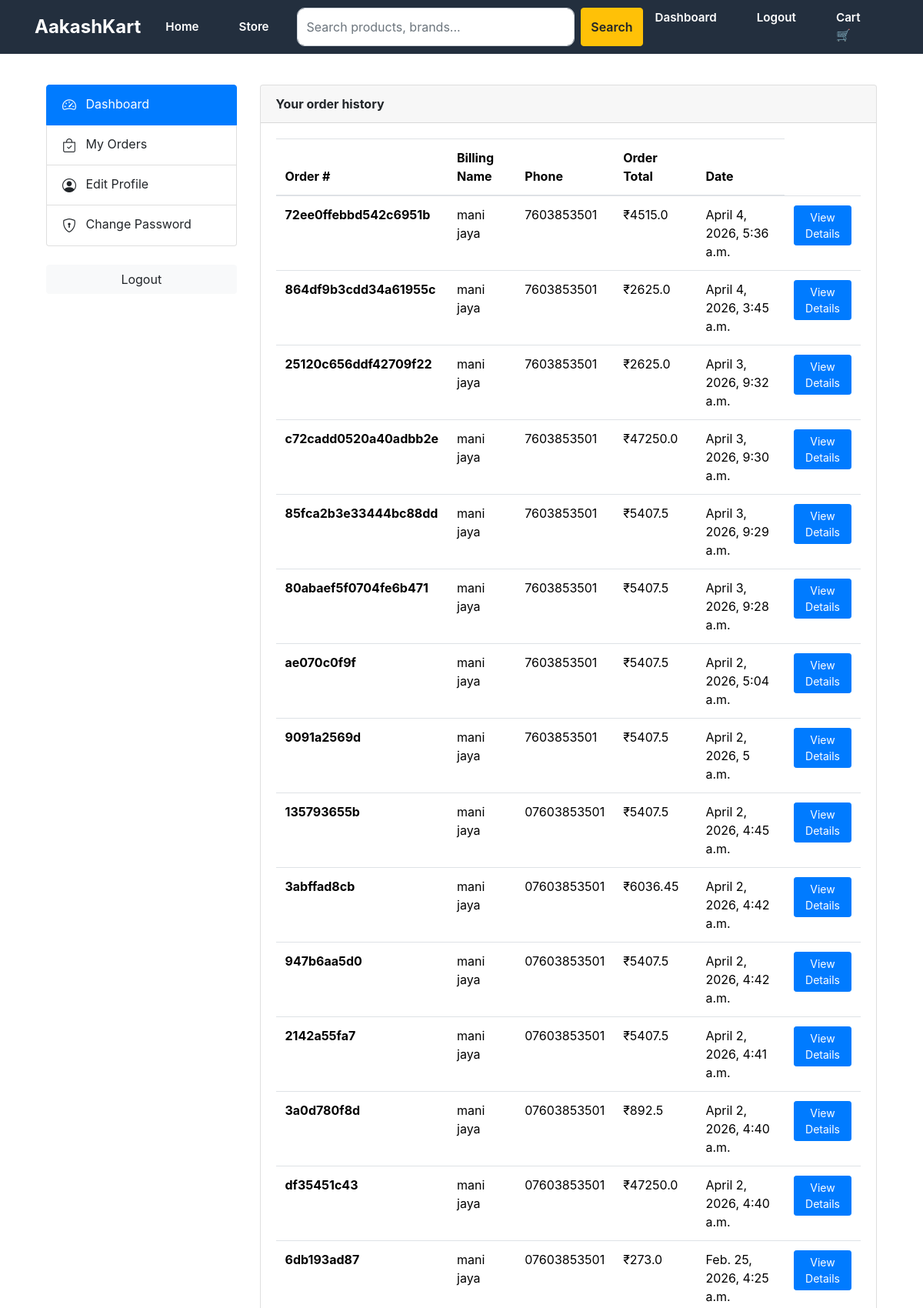
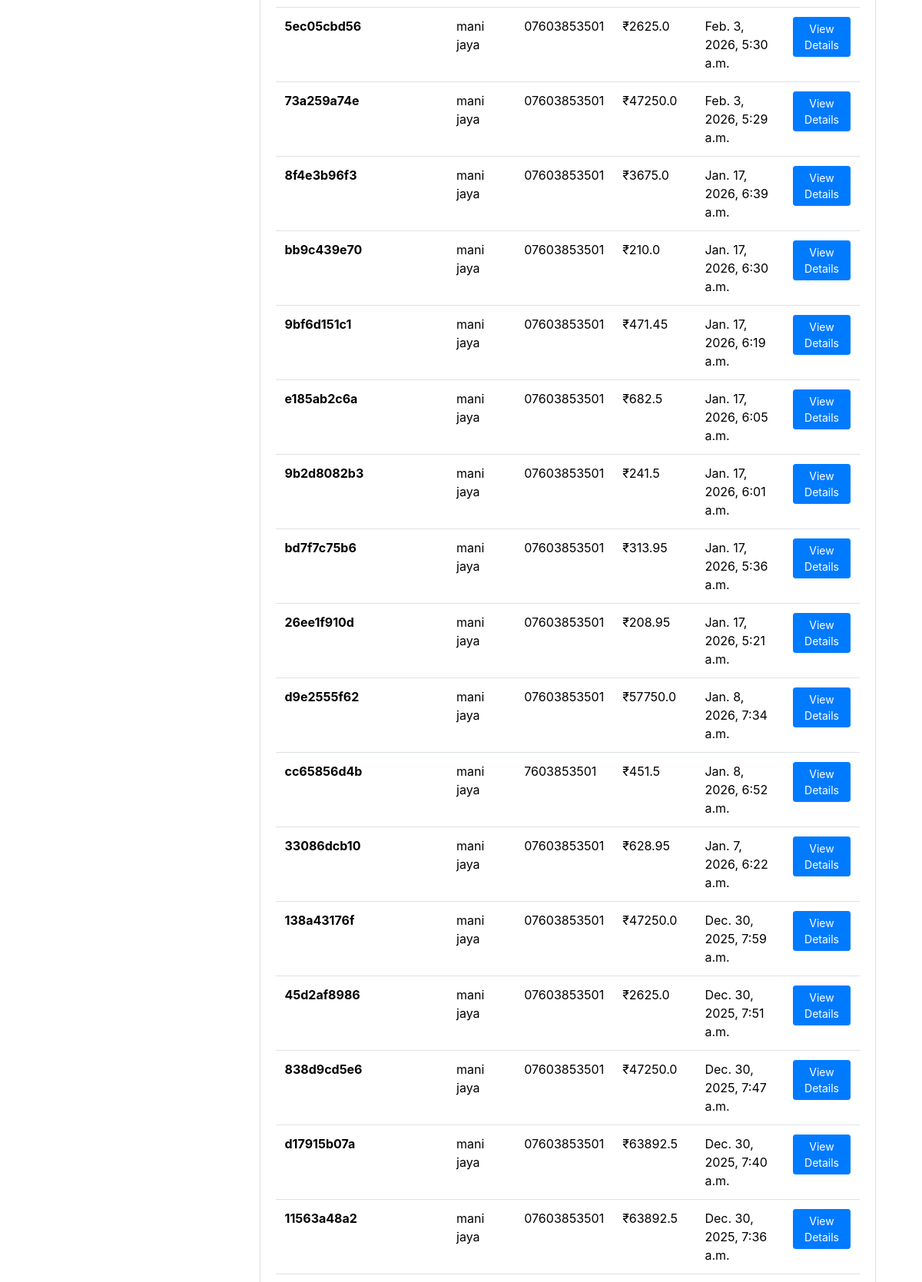
Screenshot of /accounts/my-orders/ (signed in, upper part) with the database file from the repository (2 pictures, top to bottom).
### orders/models.py (models this page shows, shortened)
class Order(models.Model):
    STATUS_CHOICES = (
        ('Pending', 'Pending'),
        ('Processing', 'Processing'),
        ('Completed', 'Completed'),
        ('Cancelled', 'Cancelled'),
    )
    user = models.ForeignKey(settings.AUTH_USER_MODEL, on_delete=models.CASCADE, related_name='orders')
    first_name = models.CharField(max_length=50)
    last_name = models.CharField(max_length=50)
    phone = models.CharField(max_length=15)
    email = models.EmailField()
    address_line_1 = models.CharField(max_length=255)
    address_line_2 = models.CharField(max_length=255, blank=True, null=True)
    city = models.CharField(max_length=100)
    state = models.CharField(max_length=100)
    country = models.CharField(max_length=100)
    order_note = models.TextField(blank=True, null=True)
    order_number = models.CharField(max_length=20, unique=True, blank=True)
    total = models.FloatField(default=0)
    tax = models.FloatField(default=0)
    ip = models.GenericIPAddressField(blank=True, null=True)
    status = models.CharField(max_length=20, choices=STATUS_CHOICES, default='Pending')
    created_at = models.DateTimeField(auto_now_add=True)
    updated_at = models.DateTimeField(auto_now=True)

### accounts/models.py (models this page shows, shortened)
class Account(AbstractBaseUser):
    first_name     = models.CharField(max_length=50)
    last_name      = models.CharField(max_length=50)
    username       = models.CharField(max_length=50, unique=True)
    email          = models.EmailField(max_length=100, unique=True)
    phone_number   = models.CharField(max_length=15, blank=True)
    address_line_1 = models.CharField(max_length=100, blank=True)
    address_line_2 = models.CharField(max_length=100, blank=True)
    city           = models.CharField(max_length=50, blank=True)
    state          = models.CharField(max_length=50, blank=True)
    country        = models.CharField(max_length=50, blank=True)
    profile_picture = models.ImageField(upload_to='users/', blank=True, null=True)
    date_joined    = models.DateTimeField(auto_now_add=True)
    last_login     = models.DateTimeField(auto_now_add=True)
    is_admin       = models.BooleanField(default=False)
    is_staff       = models.BooleanField(default=False)
    is_active      = models.BooleanField(default=False)
    is_superadmin  = models.BooleanField(default=False)
    USERNAME_FIELD = 'email'
    REQUIRED_FIELDS = ['username', 'first_name', 'last_name']
    objects = MyAccountManager()

### accounts/views.py (the view)
# urls.py: path('my-orders/', views.my_orders, name='my_orders'),
@login_required(login_url='login')
def my_orders(request):
    orders = Order.objects.filter(user=request.user).order_by('-created_at')
    return render(request, 'accounts/my_orders.html', {'orders': orders})

### category/context_processors.py (called while the page is built)
def menu_links(request):
    links = Category.objects.all()
    return dict(links=links)

### templates/accounts/my_orders.html (shortened to what this page needs)
{% extends 'base.html' %}
{% load static %}
{% block content %}
<section class="section-content padding-y bg">
<div class="container">
<div class="row">
    <aside class="col-md-3">
        <ul class="list-group">
           <a class="list-group-item active" href="{% url 'dashboard' %}">
    <i class="bi bi-speedometer2 me-2"></i> Dashboard
</a>
<a class="list-group-item" href="{% url 'my_orders' %}">
    <i class="bi bi-bag-check me-2"></i> My Orders
</a>
<a class="list-group-item" href="{% url 'edit_profile' %}">
    <i class="bi bi-person-circle me-2"></i> Edit Profile
</a>
<a class="list-group-item" href="{% url 'change_password' %}">
    <i class="bi bi-shield-lock me-2"></i> Change Password
</a>
        </ul>
        <br>
        <a class="btn btn-light btn-block" href="{% url 'logout' %}">
             Logout
        </a>
    </aside>
    <main class="col-md-9">
        <article class="card">
            <header class="card-header">
                <strong class="d-inline-block mr-3">Your order history</strong>
            </header>
            <div class="card-body">
                <div class="row">
                    <div class="col-md-12">
                        <table class="table table-hover">
                            <thead>
                                <tr>
                                    <th scope="col">Order #</th>
                                    <th scope="col">Billing Name</th>
                                    <th scope="col">Phone</th>
                                    <th scope="col">Order Total</th>
                                    <th scope="col">Date</th>
                                </tr>
                            </thead>
                            <tbody>
                                {% for order in orders %}
                                <tr>
                                    <th scope="row">
                                        {{ order.order_number }}
                                    </th>
                                   <td>{{ order.user.first_name }} {{ order.user.last_name }}</td>
                                    <td>{{ order.phone }}</td>
                                    <td>₹{{ order.total }}</td>
                                    <td>{{ order.created_at }}</td>
                                     <td>
        <a href="{% url 'order_detail' order.id %}" class="btn btn-primary btn-sm">
            View Details
        </a>
    </td>
                                </tr>
                                {% endfor %}
                            </tbody>
                        </table>
                    </div>
                </div>
            </div>
        </article>
    </main>
</div>
</div>
</section>
{% endblock %}

### templates/base.html (style rules this page uses)
body { background-color: #f8f9fa; font-family: 'Poppins', sans-serif; margin: 0; padding: 0; }
.list-group-item i { font-size: 18px; vertical-align: middle; }
.container { margin: 40px auto; min-height: calc(100vh - 160px); }
.card { margin-bottom: 25px; }

### rows the page displays
Order: order_number "72ee0ffebbd542c6951b", user.first_name "mani", user.last_name "jaya", phone "7603853501", total "4515.0", created_at "April 4, 2026, 5:36 a.m."
Order: order_number "864df9b3cdd34a61955c", user.first_name "mani", user.last_name "jaya", phone "7603853501", total "2625.0", created_at "April 4, 2026, 3:45 a.m."
Order: order_number "25120c656ddf42709f22", user.first_name "mani", user.last_name "jaya", phone "7603853501", total "2625.0", created_at "April 3, 2026, 9:32 a.m."
Order: order_number "c72cadd0520a40adbb2e", user.first_name "mani", user.last_name "jaya", phone "7603853501", total "47250.0", created_at "April 3, 2026, 9:30 a.m."
Order: order_number "85fca2b3e33444bc88dd", user.first_name "mani", user.last_name "jaya", phone "7603853501", total "5407.5", created_at "April 3, 2026, 9:29 a.m."
Order: order_number "80abaef5f0704fe6b471", user.first_name "mani", user.last_name "jaya", phone "7603853501", total "5407.5", created_at "April 3, 2026, 9:28 a.m."
Order: order_number "ae070c0f9f", user.first_name "mani", user.last_name "jaya", phone "7603853501", total "5407.5", created_at "April 2, 2026, 5:04 a.m."
Order: order_number "9091a2569d", user.first_name "mani", user.last_name "jaya", phone "7603853501", total "5407.5", created_at "April 2, 2026, 5 a.m."
Order: order_number "135793655b", user.first_name "mani", user.last_name "jaya", phone "07603853501", total "5407.5", created_at "April 2, 2026, 4:45 a.m."
Order: order_number "3abffad8cb", user.first_name "mani", user.last_name "jaya", phone "07603853501", total "6036.45", created_at "April 2, 2026, 4:42 a.m."
Order: order_number "947b6aa5d0", user.first_name "mani", user.last_name "jaya", phone "07603853501", total "5407.5", created_at "April 2, 2026, 4:42 a.m."
Order: order_number "2142a55fa7", user.first_name "mani", user.last_name "jaya", phone "07603853501", total "5407.5", created_at "April 2, 2026, 4:41 a.m."
Order: order_number "3a0d780f8d", user.first_name "mani", user.last_name "jaya", phone "07603853501", total "892.5", created_at "April 2, 2026, 4:40 a.m."
Order: order_number "df35451c43", user.first_name "mani", user.last_name "jaya", phone "07603853501", total "47250.0", created_at "April 2, 2026, 4:40 a.m."
Order: order_number "6db193ad87", user.first_name "mani", user.last_name "jaya", phone "07603853501", total "273.0", created_at "Feb. 25, 2026, 4:25 a.m."
Order: order_number "5ec05cbd56", user.first_name "mani", user.last_name "jaya", phone "07603853501", total "2625.0", created_at "Feb. 3, 2026, 5:30 a.m."
Order: order_number "73a259a74e", user.first_name "mani", user.last_name "jaya", phone "07603853501", total "47250.0", created_at "Feb. 3, 2026, 5:29 a.m."
Order: order_number "8f4e3b96f3", user.first_name "mani", user.last_name "jaya", phone "07603853501", total "3675.0", created_at "Jan. 17, 2026, 6:39 a.m."
Order: order_number "bb9c439e70", user.first_name "mani", user.last_name "jaya", phone "07603853501", total "210.0", created_at "Jan. 17, 2026, 6:30 a.m."
Order: order_number "9bf6d151c1", user.first_name "mani", user.last_name "jaya", phone "07603853501", total "471.45", created_at "Jan. 17, 2026, 6:19 a.m."
Order: order_number "e185ab2c6a", user.first_name "mani", user.last_name "jaya", phone "07603853501", total "682.5", created_at "Jan. 17, 2026, 6:05 a.m."
Order: order_number "9b2d8082b3", user.first_name "mani", user.last_name "jaya", phone "07603853501", total "241.5", created_at "Jan. 17, 2026, 6:01 a.m."
Order: order_number "bd7f7c75b6", user.first_name "mani", user.last_name "jaya", phone "07603853501", total "313.95", created_at "Jan. 17, 2026, 5:36 a.m."
Order: order_number "26ee1f910d", user.first_name "mani", user.last_name "jaya", phone "07603853501", total "208.95", created_at "Jan. 17, 2026, 5:21 a.m."
Order: order_number "d9e2555f62", user.first_name "mani", user.last_name "jaya", phone "07603853501", total "57750.0", created_at "Jan. 8, 2026, 7:34 a.m."
Order: order_number "cc65856d4b", user.first_name "mani", user.last_name "jaya", phone "7603853501", total "451.5", created_at "Jan. 8, 2026, 6:52 a.m."
Order: order_number "33086dcb10", user.first_name "mani", user.last_name "jaya", phone "07603853501", total "628.95", created_at "Jan. 7, 2026, 6:22 a.m."
Order: order_number "138a43176f", user.first_name "mani", user.last_name "jaya", phone "07603853501", total "47250.0", created_at "Dec. 30, 2025, 7:59 a.m."
Order: order_number "45d2af8986", user.first_name "mani", user.last_name "jaya", phone "07603853501", total "2625.0", created_at "Dec. 30, 2025, 7:51 a.m."
Order: order_number "838d9cd5e6", user.first_name "mani", user.last_name "jaya", phone "07603853501", total "47250.0", created_at "Dec. 30, 2025, 7:47 a.m."
Order: order_number "d17915b07a", user.first_name "mani", user.last_name "jaya", phone "07603853501", total "63892.5", created_at "Dec. 30, 2025, 7:40 a.m."
Order: order_number "11563a48a2", user.first_name "mani", user.last_name "jaya", phone "07603853501", total "63892.5", created_at "Dec. 30, 2025, 7:36 a.m."
